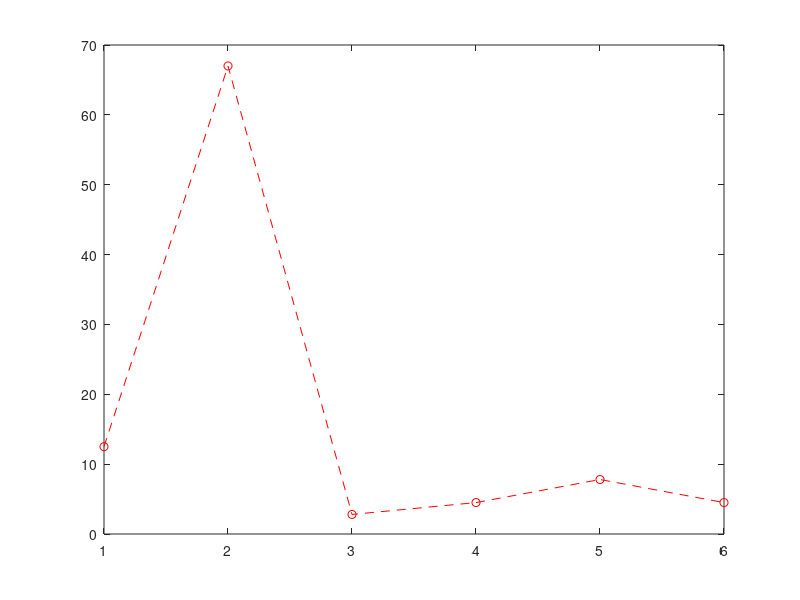
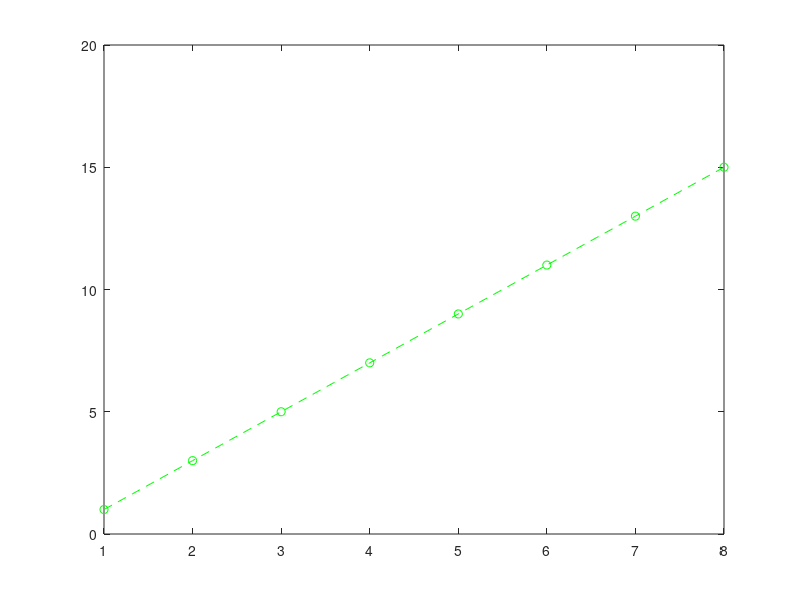
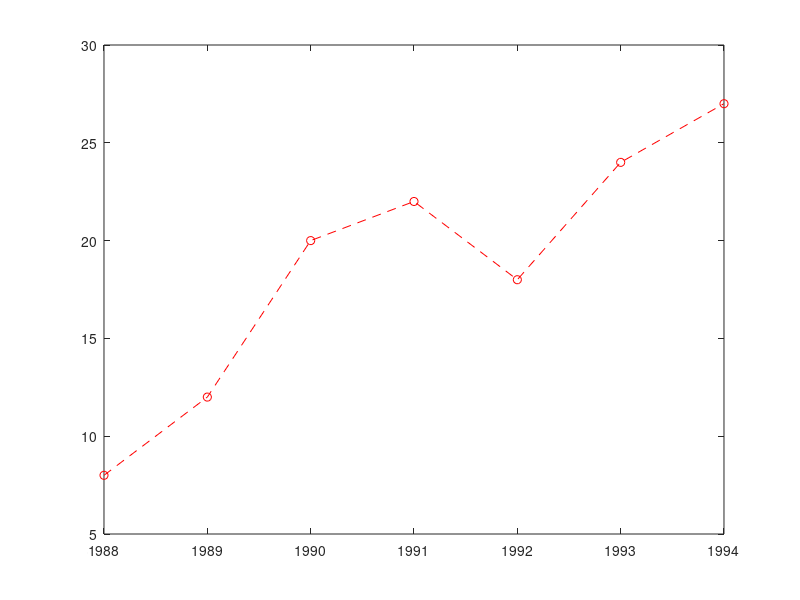
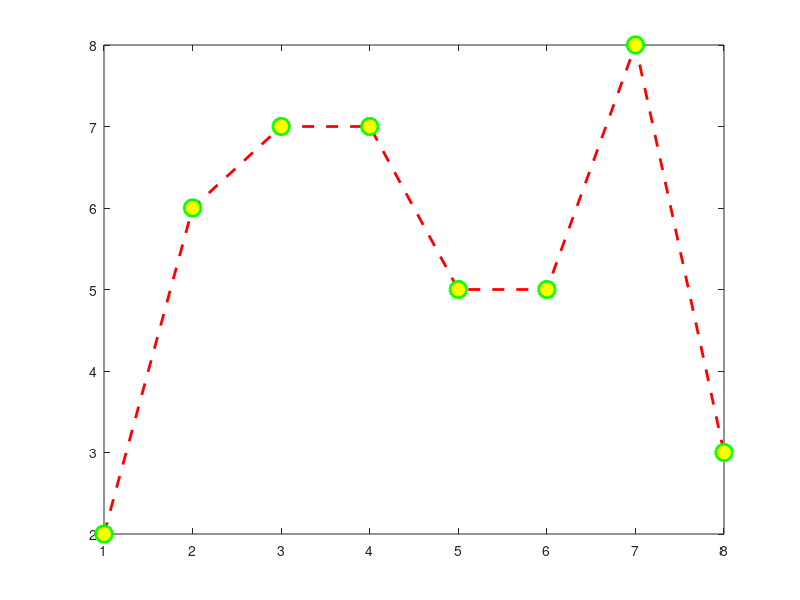

These figures' MATLAB source, in order:
% lecture example for plotting and plotting parameters

clc, clear;
figure(1);
x = [1,2,3,4,5,6];
y = [12.5, 67, 2.8, 4.5, 7.8, 4.5];
plot(x,y,'r--o')

% learning to increment
figure(2);
a = [1:8];      % incrementing by 1
b = [1:2:15];   % incrementing by 2
plot(a,b,'g--o')

% plot sales data with years with dashed red line with markers
figure(3);
years = [1988:1994];
sales = [8,12,20,22,18,24,27]; % in millions
plot(years,sales,'r--o')

% more specific plotting parameters
figure(4);
c = [1:8];
d = [2,6,7,7,5,5,8,3];
plot(c,d,'r--o','LineWidth',2,'MarkerSize',12, 'MarkerFaceColor','y','MarkerEdgeColor','g')

% plot functions
figure(5);
x = [0:0.02:4];
y = exp(x);
plot(x,y);

figure(6);
y = 2*x.^2+3*x+5; % element-wise operations (think dot products)
plot(x,y);
